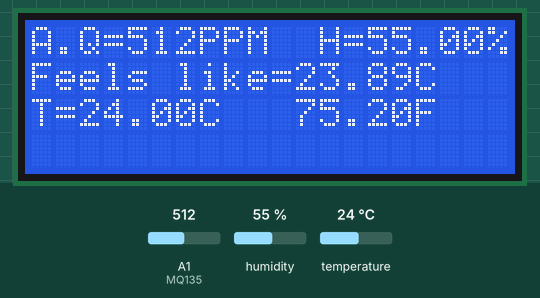
A sketch run on a simulated Arduino Uno, built with avr-gcc and run on an emulated ATmega328P. Parts: 20×4 character LCD. The inputs (shaded band) are chosen by the test bench; at power-on: humidity 55 %, A1 (MQ135) = 512, temperature 24 °C. What the sketch prints to the serial monitor is not drawn.

Above: at 8.7 s.
8.8 s: humidity set to 22 %
At 16.1 s:
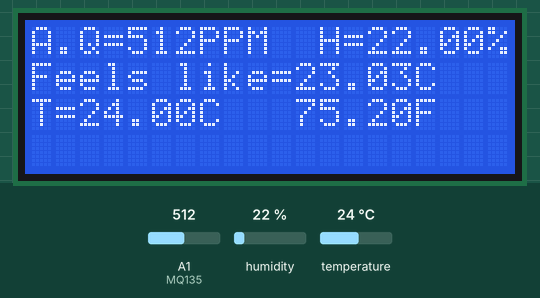
18.4 s: A1 (MQ135) set to 716
At 23.2 s:
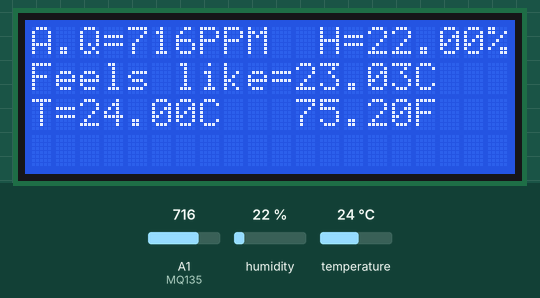
28.0 s: temperature set to 12 °C
At 30.3 s:
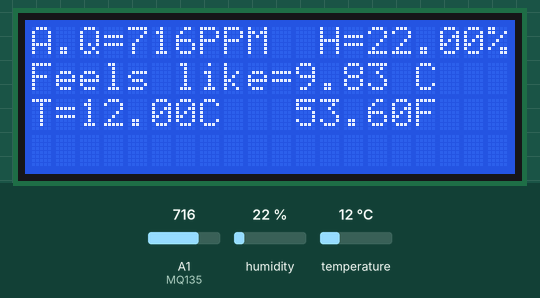
37.6 s: A1 (MQ135) set to 900
At 44.0 s:
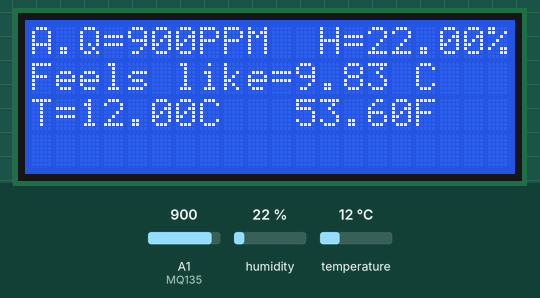
47.2 s: humidity set to 40 %
At 51.6 s:
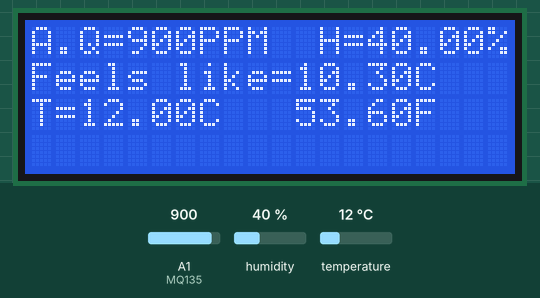
56.8 s: A1 (MQ135) set to 1023
At 58.7 s:
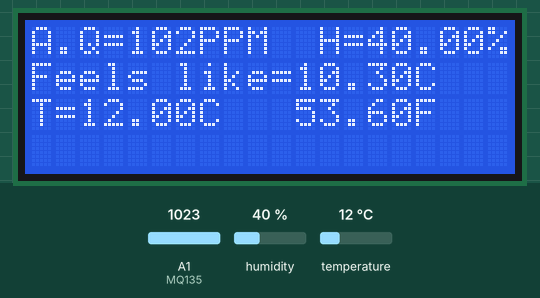
Timing chart, 0 to 60.2 s (numbered marks = the images above; inputs shaded):
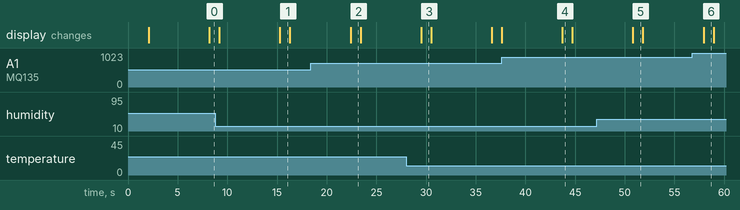

Measured:
- after the input at 8.8 s, the display: first differs from a run without the input after 6.5 s (image 1)
- after the input at 18.4 s, the display: changes after 4.0 s (image 2)
- after the input at 28.0 s, the display: changes after 1.5 s (image 3)
- after the input at 37.6 s, the display: first differs from a run without the input after 6.1 s (image 4)
- after the input at 47.2 s, the display: changes after 3.6 s (image 5)
- after the input at 56.8 s, the display: changes after 1.1 s (image 6)
- what the display in image 1 shows lasts 1.0 s, from 15.3 s to 16.3 s

The sketch:

DHT11-MQ135-LCD-Monitor.ino
```cpp
#include <Wire.h>
#include <LiquidCrystal_I2C.h>  //https://github.com/marcoschwartz/LiquidCrystal_I2C/archive/master.zip
#include <DHT.h>

#define DHTPIN 2  // Digital pin connected to the DHT11 sensor
#define DHTTYPE DHT11

#define MQ135 A1  // MQ135 pin
#define VCC2 5    // VCC pin for MQ135

DHT dht(DHTPIN, DHTTYPE);
LiquidCrystal_I2C lcd(0x3F, 20, 4);

void setup() {
  pinMode(VCC2, OUTPUT);
  digitalWrite(VCC2, HIGH);
  Serial.begin(9600);
  dht.begin();
  lcd.init();
  lcd.backlight();
  lcd.clear();
  lcd.setCursor(0, 0);
  lcd.print("   LCD ACTIVATED!   ");
  delay(2000);
  lcd.clear();
}

void loop() {
  delay(5000);  // Wait a few seconds between measurements.

  float h = dht.readHumidity();
  float t = dht.readTemperature();      // Read temperature as Celsius (the default)
  float f = dht.readTemperature(true);  // Read temperature as Fahrenheit (isFahrenheit = true)

  // Check if any reads failed and exit early (to try again).
  if (isnan(h) || isnan(t) || isnan(f)) {
    Serial.println(F("Failed to read from DHT sensor!"));
    return;
  }

  float hic = dht.computeHeatIndex(t, h, false);   // Compute heat index in Celsius (isFahreheit = false)

  int mq135Val;
  mq135Val = analogRead(MQ135);

  //Printing on the Serial Monitor
  Serial.print("Air Quality= ");
  Serial.print(mq135Val, DEC);
  Serial.print(" PPM");
  Serial.print(F(" Humidity= "));
  Serial.print(h);
  Serial.print(F("%  Temperature= "));
  Serial.print(t);
  Serial.print(F("C "));
  Serial.print(f);
  Serial.print(F("F  Heat index= "));
  Serial.print(hic);
  Serial.print(F("C "));

  delay(1000);
  //Printing on the LCD
  lcd.setCursor(0, 0);
  lcd.print("A.Q=");
  lcd.setCursor(4, 0);
  lcd.print(mq135Val, DEC);
  lcd.setCursor(7, 0);
  lcd.print("PPM");

  lcd.setCursor(12, 0);
  lcd.print("H=");
  lcd.setCursor(14, 0);
  lcd.print(h);
  lcd.setCursor(19, 0);
  lcd.print("%");

  lcd.setCursor(0, 1);
  lcd.print("Feels like=");
  lcd.setCursor(11, 1);
  lcd.print(hic);
  lcd.setCursor(16, 1);
  lcd.print("C");

  lcd.setCursor(0, 2);
  lcd.print("T=");
  lcd.setCursor(2, 2);
  lcd.print(t);
  lcd.setCursor(7, 2);
  lcd.print("C");
  lcd.setCursor(11, 2);
  lcd.print(f);
  lcd.setCursor(16, 2);
  lcd.print("F");
  delay(1000);
  lcd.clear();
}
```
